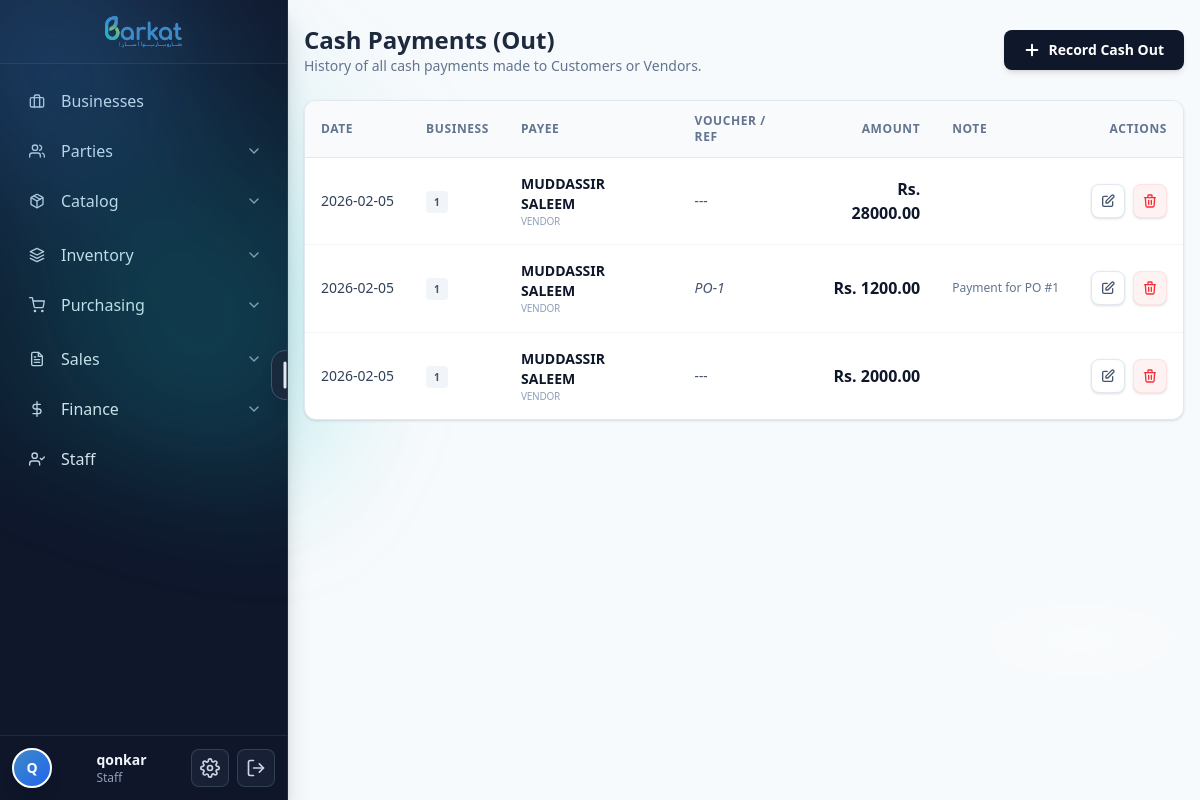
/finance/cash-out/ (signed in), run on an earlier commit of the app's database.
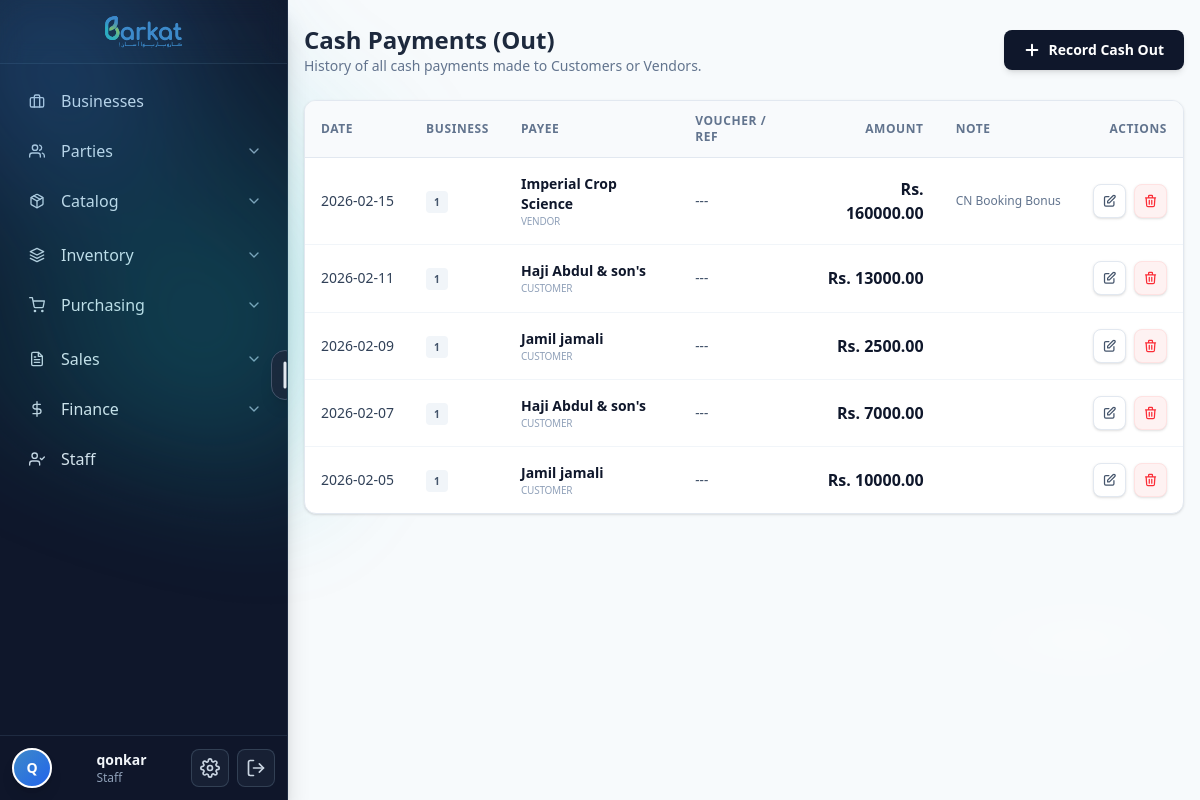
And on a later commit of the database.
### barkat/models.py (models this page shows, shortened)
class TimeStampedBy(models.Model):
    created_at = models.DateTimeField(default=timezone.now, db_index=True, editable=True)
    updated_at = models.DateTimeField(auto_now=True, db_index=True)
    created_by = models.ForeignKey(
        settings.AUTH_USER_MODEL, null=True, blank=True,
        on_delete=models.SET_NULL, related_name="%(class)s_created"
    )
    updated_by = models.ForeignKey(
        settings.AUTH_USER_MODEL, null=True, blank=True,
        on_delete=models.SET_NULL, related_name="%(class)s_updated"
    )
    is_active = models.BooleanField(default=True, db_index=True)
    is_deleted = models.BooleanField(default=False, db_index=True)
    class Meta:
        abstract = True

class Payment(TimeStampedBy):
    IN  = "in"
    OUT = "out"
    DIRECTIONS = [(IN, "In (Receipt)"), (OUT, "Out (Payment)")]
    CASH = "cash"
    BANK = "bank"
    SOURCES = [(CASH, "Cash"), (BANK, "Bank")]
    class PaymentMethod(models.TextChoices):
        CASH   = "cash",   "Cash"
        BANK   = "bank",   "Bank Transfer"
        CARD   = "card",   "Card Payment"
        CHEQUE = "cheque", "Cheque"
    class ChequeStatus(models.TextChoices):
        PENDING   = "pending",   "Pending"
        DEPOSITED = "deposited", "Deposited"
    payment_method = models.CharField(
        max_length=20,
        choices=PaymentMethod.choices,
        default=PaymentMethod.CASH,
        db_index=True,
    )
    cheque_status = models.CharField(
        max_length=20,
        choices=ChequeStatus.choices,
        blank=True,
        default="",
        help_text="Only used for cheque payments. Pending / Deposited.",
    )
    business       = models.ForeignKey(Business, on_delete=models.PROTECT, related_name="payments")
    date           = models.DateField(default=timezone.now, db_index=True)
    party          = models.ForeignKey(Party, on_delete=models.PROTECT, related_name="payments")
    direction      = models.CharField(max_length=3, choices=DIRECTIONS, db_index=True)
    amount         = models.DecimalField(**DECIMAL_12_2, validators=[MinValueValidator(0)])
    description    = models.CharField(max_length=255, blank=True, default="")
    reference      = models.CharField(max_length=100, blank=True, default="")
    is_external    = models.BooleanField(
        default=False,
        help_text="If True, this payment was made from outside the business cash and won't affect Cash in Hand or reports."
    )
    payment_source = models.CharField(
        max_length=10,
        choices=SOURCES,
        default=CASH,
        db_index=True,
    )
    bank_account   = models.ForeignKey(
        "BankAccount",
        on_delete=models.SET_NULL,
        null=True,
        blank=True,
        related_name="payments",
    )
    cashflow = models.OneToOneField(
        "CashFlow",
        on_delete=models.SET_NULL,
        null=True,
        blank=True,
        related_name="linked_payment",
    )
    class Meta:
        indexes = [
            models.Index(fields=["business", "date"]),
            models.Index(fields=["party"]),
            models.Index(fields=["direction"]),
            models.Index(fields=["payment_source"]),
        ]
        ordering = ["-date", "-id"]

class CodeNamed(TimeStampedBy):
    name = models.CharField(max_length=255)
    code = models.CharField(max_length=50, db_index=True)
    class Meta:
        abstract = True

class Business(CodeNamed):
    legal_name = models.CharField(max_length=255, blank=True, default="")
    ntn = models.CharField(max_length=50, blank=True, default="")        # Pakistan context
    sales_tax_reg = models.CharField(max_length=50, blank=True, default="")
    phone = models.CharField(max_length=50, blank=True, default="")
    email = models.EmailField(blank=True, default="")
    address = models.TextField(blank=True, default="")
    pos_printer_name = models.CharField(
        max_length=200, blank=True,
        help_text="POS80 Printer"
    )
    class Meta:
        unique_together = [("code",)]
        indexes = [models.Index(fields=["name"]), models.Index(fields=["code"])]

class Party(TimeStampedBy):
    CUSTOMER = "CUSTOMER"
    VENDOR = "VENDOR"
    BOTH = "BOTH"
    PARTY_TYPES = [(CUSTOMER, "Customer"), (VENDOR, "Vendor"), (BOTH, "Both")]
    type = models.CharField(max_length=20, choices=PARTY_TYPES, db_index=True)
    display_name = models.CharField(max_length=255, db_index=True)
    legal_name = models.CharField(max_length=255, blank=True, default="")
    phone = models.CharField(max_length=50, blank=True, default="")
    email = models.EmailField(blank=True, default="")
    address = models.TextField(blank=True, default="")
    gst_number = models.CharField(max_length=50, blank=True, default="")
    opening_balance = models.DecimalField(**DECIMAL_12_2, default=0)
    opening_balance_side = models.CharField(
        max_length=2,
        choices=[('Dr', 'Debit (They owe us)'), ('Cr', 'Credit (We owe them)')],
        default='Dr',
        help_text='Specify whether the opening balance is Debit or Credit'
    )
    opening_balance_date = models.DateField(
        null=True,
        blank=True,
        help_text='Date when the opening balance was set (defaults to party creation date)'
    )
    cached_balance = models.DecimalField(**DECIMAL_12_2, default=0, editable=False)
    cached_balance_updated_at = models.DateTimeField(null=True, blank=True, editable=False)
    default_business = models.ForeignKey(Business, null=True, blank=True, on_delete=models.SET_NULL)
    class Meta:
        indexes = [models.Index(fields=["type", "display_name"])]

### barkat/cash_out_views.py (the view)
class CashOutListView(LoginRequiredMixin, ListView):
    model = Payment
    template_name = "barkat/finance/cash_out_list.html"
    context_object_name = "payments"
    paginate_by = 50
    def get_queryset(self):
        return Payment.objects.filter(
            direction=Payment.OUT,
            payment_method=Payment.PaymentMethod.CASH,
            is_deleted=False
        ).select_related('party', 'business').order_by('-date', '-created_at')

### barkat/templates/barkat/finance/cash_out_list.html (shortened to what the changed rows need)
{% extends "base.html" %}
{% block content %}
<div class="max-w-6xl mx-auto mt-6 px-4 pb-12">
  <div class="flex items-center justify-between mb-6">
    <div>
      <h2 class="text-2xl font-bold text-slate-800">Cash Payments (Out)</h2>
    </div>
  </div>
  <div class="bg-white border border-slate-200 rounded-xl shadow-sm overflow-hidden">
    <div class="overflow-x-auto">
      <table class="min-w-full text-sm">
        <thead class="bg-slate-50 border-b border-slate-200">
          <tr class="text-left text-xs font-bold text-slate-500 uppercase tracking-wider">
            <th class="px-4 py-3">Date</th>
            <th class="px-4 py-3">Business</th>
            <th class="px-4 py-3">Payee</th>
            <th class="px-4 py-3">Voucher / Ref</th>
            <th class="px-4 py-3 text-right">Amount</th>
            <th class="px-4 py-3">Note</th>
            <th class="px-4 py-3 text-right">Actions</th>
          </tr>
        </thead>
        <tbody class="divide-y divide-slate-100">
          {% for p in payments %}
            <tr class="hover:bg-slate-50/80 transition-colors">
              <td class="px-4 py-4 whitespace-nowrap text-slate-700 font-medium">
                {{ p.date|date:"Y-m-d" }}
              </td>
              <td class="px-4 py-4 whitespace-nowrap">
                <span class="px-2 py-1 rounded bg-slate-100 text-slate-600 font-bold text-[10px] uppercase">
                  {{ p.business.code|default:p.business.name }}
                </span>
              </td>
              <td class="px-4 py-4">
                <div class="font-bold text-slate-900">{{ p.party.display_name }}</div>
                <div class="text-[10px] text-slate-400 font-medium uppercase tracking-tight">{{ p.party.get_type_display }}</div>
              </td>
              <td class="px-4 py-4 text-slate-600 font-medium italic">
                {{ p.reference|default:"---" }}
              </td>
              <td class="px-4 py-4 text-right">
                <span class="text-base font-bold text-slate-900">Rs. {{ p.amount }}</span>
              </td>
              <td class="px-4 py-4 text-xs text-slate-500 max-w-xs truncate">
                {{ p.description|default:"" }}
              </td>
              <td class="px-4 py-4 text-right">
                <div class="flex items-center justify-end gap-2">
                  <a href="{% url 'cash_out_edit' p.pk %}"
                    class="p-2 rounded-lg border border-slate-200 bg-white text-slate-600 hover:bg-slate-50 hover:text-slate-900 transition-all shadow-sm"
                    title="Edit">
                    <svg xmlns="http://www.w3.org/2000/svg" class="h-4 w-4" fill="none" viewBox="0 0 24 24" stroke="currentColor">
                      <path stroke-linecap="round" stroke-linejoin="round" stroke-width="2" d="M11 5H6a2 2 0 00-2 2v11a2 2 0 002 2h11a2 2 0 002-2v-5m-1.414-9.414a2 2 0 112.828 2.828L11.828 15H9v-2.828l8.586-8.586z" />
                    </svg>
                  </a>
                  <button type="button"
                          class="p-2 rounded-lg border border-red-100 bg-red-50 text-red-500 hover:bg-red-100 hover:text-red-700 transition-all shadow-sm"
                          onclick="confirmDelete('{{ p.pk }}')"
                          title="Delete">
                    <svg xmlns="http://www.w3.org/2000/svg" class="h-4 w-4" fill="none" viewBox="0 0 24 24" stroke="currentColor">
                      <path stroke-linecap="round" stroke-linejoin="round" stroke-width="2" d="M19 7l-.867 12.142A2 2 0 0116.138 21H7.862a2 2 0 01-1.995-1.858L5 7m5 4v6m4-6v6m1-10V4a1 1 0 00-1-1h-4a1 1 0 00-1 1v3M4 7h16" />
                    </svg>
                  </button>
                </div>
              </td>
            </tr>
          {% endfor %}
        </tbody>
      </table>
    </div>
  </div>
</div>
{% endblock %}

What changed in the data, as far as the page shows it:
no longer on this page (row edited): Payment: date "2026-02-05", business.code "1", party.display_name "MUDDASSIR SALEEM", party.type "VENDOR", reference "---", amount "28000.00"
removed Payment: date "2026-02-05", business.code "1", party.display_name "MUDDASSIR SALEEM", party.type "VENDOR", reference "PO-1", amount "1200.00", description "Payment for PO #1"
removed Payment: date "2026-02-05", business.code "1", party.display_name "MUDDASSIR SALEEM", party.type "VENDOR", reference "---", amount "2000.00"
added Payment: date "2026-02-15", business.code "1", party.display_name "Imperial Crop Science", party.type "VENDOR", reference "---", amount "160000.00", description "CN Booking Bonus"
now on this page (row edited): Payment: date "2026-02-11", business.code "1", party.display_name "Haji Abdul & son's", party.type "CUSTOMER", reference "---", amount "13000.00"
now on this page (row edited): Payment: date "2026-02-09", business.code "1", party.display_name "Jamil jamali", party.type "CUSTOMER", reference "---", amount "2500.00"
now on this page (row edited): Payment: date "2026-02-07", business.code "1", party.display_name "Haji Abdul & son's", party.type "CUSTOMER", reference "---", amount "7000.00"
now on this page (row edited): Payment: date "2026-02-05", business.code "1", party.display_name "Jamil jamali", party.type "CUSTOMER", reference "---", amount "10000.00"
